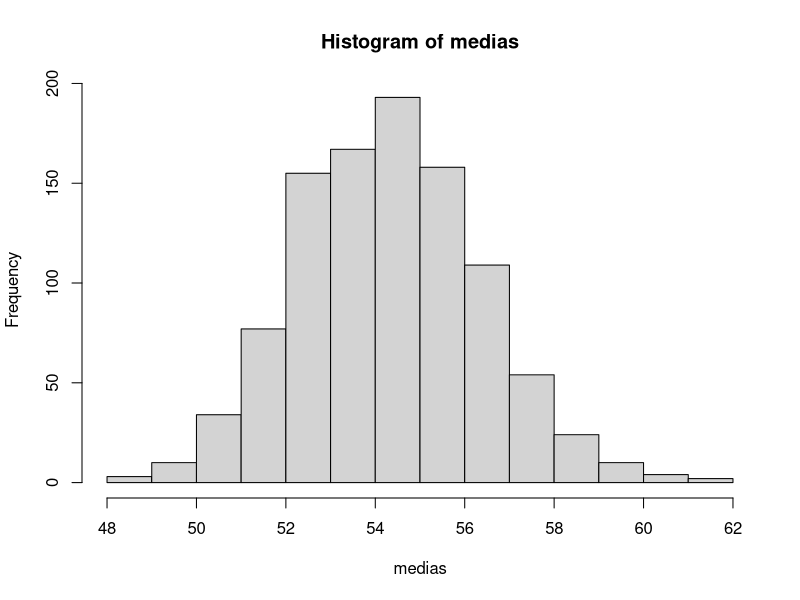

This figure's R source:
## ---- chunk 1
# muestra
x = c(47,66,55,53,49,65,48,44,50,61,60,55)
## ---- chunk 2
var(x)/length(x)
## ---- chunk 3
set.seed(123)
B = 1000
medias = rep(0,B)
for (b in 1:B){
  replica = sample(x, replace = T)
  medias[b] = mean(replica)
}
var(medias)
## ---- chunk 4
set.seed(123)
B = 1000
medianas = rep(0,B)
for (b in 1:B){
  replica = sample(x, replace = T)
  medianas[b] = median(replica)
}
var(medianas)
## ---- chunk 5
alfa = 0.05
c(mean(x) + qnorm(alfa/2)*sqrt(var(x)/length(x)), mean(x) - qnorm(alfa/2)*sqrt(var(x)/length(x)) )
## ---- chunk 6
set.seed(123)
B = 1000
medias = rep(0,B)
for (b in 1:B){
  replica = sample(x, replace = T)
  medias[b] = mean(replica)
}
quantile(medias, c(alfa/2, 1-alfa/2))
## ---- chunk 7
hist(medias)
## ---- chunk 8
quantile(medianas, c(alfa/2, 1-alfa/2))
## ---- chunk 9
d = read.csv("datos/kidiq.csv")
d$mom_hs = factor(d$mom_hs, labels = c("no", "si"))
## ---- chunk 10
m1 = lm(kid_score ~ mom_iq + mom_hs, data = d)
beta_e = coef(m1)
## ---- chunk 11
# BOOTSTRAP
# residuos
e = resid(m1)
# matrix de las X
X = model.matrix(m1)
# muestreamos los residuos CON REPOSICION
B = 1000
beta_e_b = matrix(0, nrow = B, ncol = 3)
for (i in 1:B){
  eb = sample(e, rep = T)
  yb = X %*% beta_e + eb
  mb = lm(yb ~ mom_iq + mom_hs, data = d)
  beta_e_b[i,] = coef(mb)
}
## ---- chunk 12
# aplicando la teoría
diag(vcov(m1))
# aplicando bootstrap
apply(beta_e_b, 2, var)
## ---- chunk 13
# aplicando la teoría
confint(m1)
# aplicando bootstrap
t(apply(beta_e_b, 2, quantile, probs = c(0.025,0.975)))
